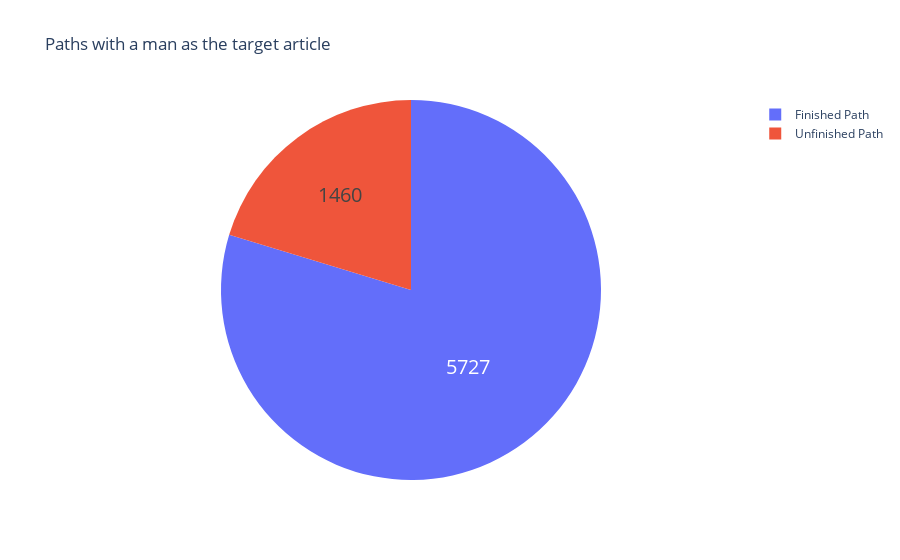
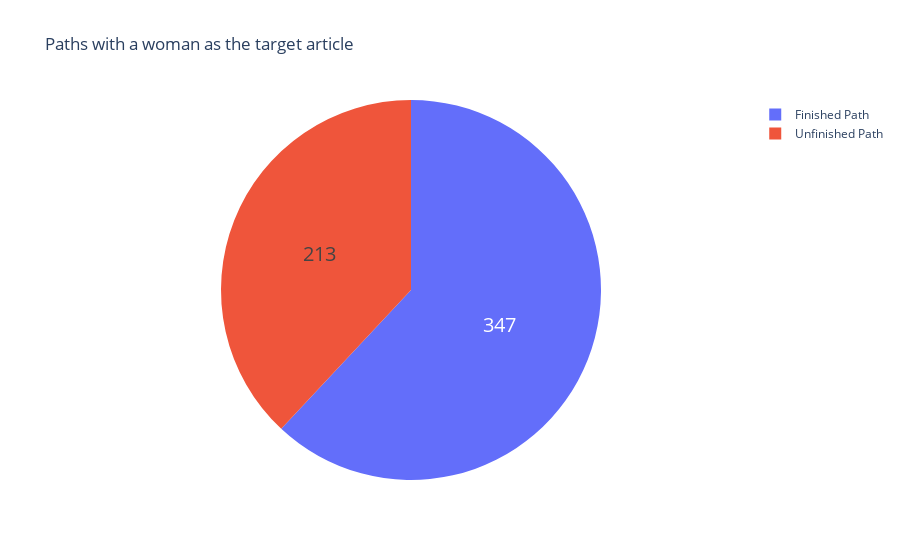

Write notebook code for charts like these, in order.
### Code cell
men_target_paths = people_target_paths[people_target_paths['gender'] == 'male'].groupby('finished').count()
women_target_paths = people_target_paths[people_target_paths['gender'] == 'female'].groupby('finished').count()

### Figure 1 — Plotly figure (JSON) as saved in the notebook; plotly's stock layout.template omitted (floating-point values rounded to 4 significant figures)
{"data": [{"domain": {"x": [0, 1], "y": [0, 1]}, "hoverinfo": "label+percent", "hovertemplate": "label=%{label}<br>source=%{value}<extra></extra>", "labels": ["Unfinished Path", "Finished Path"], "legendgroup": "", "name": "", "showlegend": true, "textfont": {"size": 20}, "textinfo": "value", "type": "pie", "values": [1460, 5727]}], "layout": {"legend": {"tracegroupgap": 0}, "title": {"text": "Paths with a man as the target article"}}}

### Figure 2 — Plotly figure (JSON) as saved in the notebook; plotly's stock layout.template omitted (floating-point values rounded to 4 significant figures)
{"data": [{"domain": {"x": [0, 1], "y": [0, 1]}, "hoverinfo": "label+percent", "hovertemplate": "label=%{label}<br>source=%{value}<extra></extra>", "labels": ["Unfinished Path", "Finished Path"], "legendgroup": "", "name": "", "showlegend": true, "textfont": {"size": 20}, "textinfo": "value", "type": "pie", "values": [213, 347]}], "layout": {"legend": {"tracegroupgap": 0}, "title": {"text": "Paths with a woman as the target article"}}}
